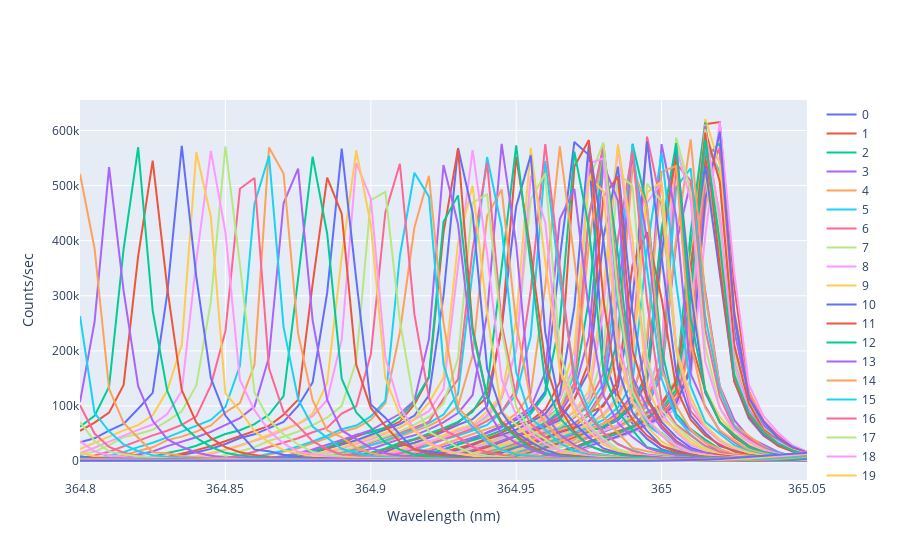

The notebook cell saved with this chart:
### Code cell
import numpy as np
import matplotlib.pyplot as plt
import pandas as pd
import plotly.express as px
import plotly.graph_objects as go

FileNames = [0]*151
for i in range(len(FileNames)):
    string = 'Default (%.0f)' %(i+76)
    FileNames[i] = [string]
    print(FileNames[i])

fig = go.Figure()

for j in range(len(FileNames)):

    df = pd.read_csv(FileNames[j][0])
    dataWheader = np.array(df)

    data = dataWheader[2::]
    Wavelength = [0]*len(data) 
    Count = [0]*len(data)
    MaxLoc = [0]*len(data)
    for i in range(len(data)):
        step_0 = str(data[i]).split('\\t')
        Wavelength[i] = float(step_0[0][2::])
        Count[i] = float(step_0[1][0:-2])
    
     # Add traces
    fig.add_trace(go.Scatter(x=Wavelength, y=Count,
                    mode='lines',
                    name='%.0f' %j))

#plt.legend()
#plt.xlim(364.85, 365.025)
#lgd = ax.legend(bbox_to_anchor=(1.1, 0.1))
#text = ax.text(-0.2,1.05, "Default25to35", transform=ax.transAxes) # CHANGE K_RANGE
#go.savefig('June18_recalibration2_cursor.png', bbox_extra_artists=(lgd, text), bbox_inches='tight')

fig['layout']['xaxis'].update(title='Wavelength (nm)', range=[364.8, 365.05], dtick=0.05, autorange=False)
fig['layout']['yaxis'].update(title='Counts/sec', autorange=True)
fig.show()
fig.write_image("June19.svg")

from google.colab import files
files.download('June19.svg')
